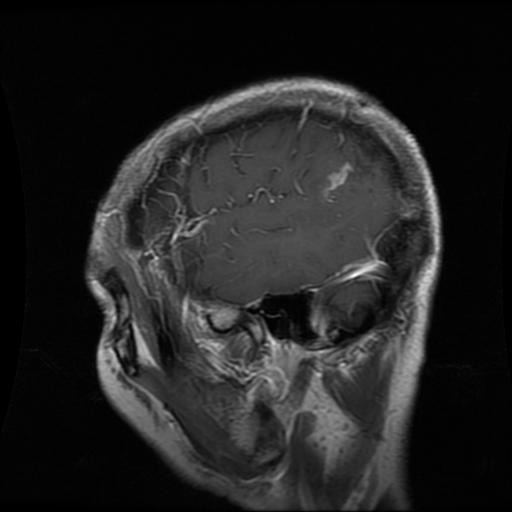
#> input picture data/Training/glioma_tumor/gg (117).jpg, 512 x 512 px; its folder holds 3 pictures in this run
$ python test_basic.py   (older library calls are emulated)
#> lines starting #> are read from the running program, lines starting #| are printed output that depends on the picture
### features_extraction.py
# Import libraries
import os
import pandas as pd
import numpy as np
from skimage import io
from skimage.io import imread
from skimage.transform import resize
from skimage.transform import resize
from skimage.feature import graycomatrix as greycomatrix, graycoprops as greycoprops
from scipy.stats import kurtosis, skew, entropy


# Get an image and returns first and second order features of the pixels array
def get_image_features(image_path):
    # Load the image and converts it into a 2-dimensional numpy array with the pixels values
    image = io.imread(image_path, as_gray = True) * 255
    # Resize image to 512 x 512
    image = resize(image, (512, 512))
    # Converts the float values of the 2-dimensional pixels array into uint8
    image = image.astype(np.uint8)

    # Calculate the mean, variance and standard deviation of the 2-dimensional pixels array with numpy functions
    mean = np.mean(image)
    variance = np.var(image)
    std = np.std(image)

    # Converts the 2-dimensional pixels array into 1-dimensional
    image_1da = image.flatten()

    # Calculate the skewness, kurtosis and entropy of the 1-dimensional array with scipy.stats functions
    skewness = skew(image_1da)
    kurtos = kurtosis(image_1da)
    entro = entropy(image_1da)

    # Calculate the grey-level-co-ocurrence matrix with skimage functions
    # The pixel pair distance offset used is 1
    # The pixel pair angles used are 0, pi/4, pi/2 and 3pi/4
    GLCM = greycomatrix(image, [1], [0, np.pi/4, np.pi/2, 3*np.pi/4])

    # Calculate texture properties of the grey-level-co-ocurrence matrix
    contrast = greycoprops(GLCM, 'contrast')[0, 0]
    dissimilarity = greycoprops(GLCM, 'dissimilarity')[0, 0]
    homogeneity = greycoprops(GLCM, 'homogeneity')[0, 0]
    asm = greycoprops(GLCM, 'ASM')[0, 0]
    energy = greycoprops(GLCM, 'energy')[0, 0]
    correlation = greycoprops(GLCM, 'correlation')[0, 0]

    # Returns all the features values of the image
    return mean, variance, std, skewness, kurtos, entro, contrast, dissimilarity, homogeneity, asm, energy, correlation


# Gets the categorical value and assign it to a numeric value between 0 and 3
# [9 lines left out: function label_class, not called in this run]


# Images directory
images_dir = './data/Training'

# Create a dataframe to store the values of the features of each image
df = pd.DataFrame(columns = ('image_name', 'mean', 'variance', 'std', 'skewness', 'kurtosis', 'entropy','contrast', 'dissimilarity', 'homogeneity', 'asm', 'energy', 'correlation', 'label_name'))

# A variable to iterate with
image_num = 1

# For loops to iterate between each image of the folders
for classes in os.listdir(images_dir):
    for images in os.listdir(images_dir + '/' + classes):
        # Image path
        inputfile = images_dir + '/' + classes + '/' + images

        # Call features_extraction function and save the features values in a variable
        features = get_image_features(inputfile)

        # Assign each feature value into its variable
        (mean, variance, std, skewness, kurtos, entro,contrast, dissimilarity, homogeneity, asm, energy, correlation) = features

        # Add each image feature value into the dataframe
        df.loc[image_num] = images, mean, variance, std, skewness, kurtos, entro, contrast, dissimilarity, homogeneity, asm, energy, correlation, classes

        image_num += 1

# [11 lines that do not run on import are left out]

### stacking_sklearn.py
# Import libraries
import pandas as pd
import numpy as np
from sklearn.datasets import make_classification
from sklearn.model_selection import cross_val_score
from sklearn.model_selection import RepeatedStratifiedKFold
from sklearn.neighbors import KNeighborsClassifier
from sklearn.tree import DecisionTreeClassifier
from sklearn.naive_bayes import GaussianNB
from sklearn.ensemble import StackingClassifier
from sklearn.model_selection import train_test_split

# Define used models to evaluate accuracy
def get_models():
    # Create dictionary
    models = dict()
    # Add desired models to dictionary
    models['KNN'] = KNeighborsClassifier(n_neighbors = 5)
    models['DT'] = DecisionTreeClassifier(max_depth = 7)
    models['NB'] = GaussianNB()
    models['Stacking'] = get_stacking()

    # Return the dictionary with the desired models to evaluate
    return models

# Get a stacking ensemble of models
def get_stacking():
    # Define the base models
    level0 = list()
    level0.append(('KNN', KNeighborsClassifier(n_neighbors = 5)))
    level0.append(('DT', DecisionTreeClassifier(max_depth = 7)))
    level0.append(('NB', GaussianNB()))
    # Define meta learner model
    level1 = KNeighborsClassifier(n_neighbors = 5)
    # Define the stacking ensemble
    model = StackingClassifier(estimators = level0, final_estimator = level1, cv = 4)

    return model

# Evaluate a given model using cross-validation
# [5 lines left out: function evaluate_model, not called in this run]

# [21 lines that do not run on import are left out]

### test_basic.py
#!/usr/bin/env python3
"""
Basic test suite for Brain Tumor Classification project.
Tests imports and basic functionality of all modules.
"""

import sys
import os
import pandas as pd
import numpy as np

def test_imports():
    """Test that all modules can be imported without errors."""
    try:
        import features_extraction
        print("✓ features_extraction imported successfully")
    except ImportError as e:
        print(f"✗ Failed to import features_extraction: {e}")
        return False

    try:
        import stacking_sklearn
        print("✓ stacking_sklearn imported successfully")
    except ImportError as e:
        print(f"✗ Failed to import stacking_sklearn: {e}")
        return False

    try:
        import stacking_from_scratch
        print("✓ stacking_from_scratch imported successfully")
    except ImportError as e:
        print(f"✗ Failed to import stacking_from_scratch: {e}")
        return False

    return True

def test_data_loading():
    """Test that the dataset can be loaded."""
    try:
        dataset_path = 'data/brain_tumor_dataset.csv'
        if not os.path.exists(dataset_path):
            print(f"✗ Dataset file not found: {dataset_path}")
            return False

        df = pd.read_csv(dataset_path, index_col=0)
        print(f"✓ Dataset loaded successfully: {df.shape[0]} rows, {df.shape[1]} columns")

        # Check for required columns
        expected_cols = ['image_name', 'label_name']  # These should be present
        for col in expected_cols:
            if col not in df.columns:
                print(f"✗ Missing expected column: {col}")
                return False

        return True
    except Exception as e:
        print(f"✗ Failed to load dataset: {e}")
        return False

def test_models_instantiation():
    """Test that models can be instantiated."""
    try:
        from stacking_sklearn import get_models
        models = get_models()
        print(f"✓ Models instantiated: {list(models.keys())}")
        return True
    except Exception as e:
        print(f"✗ Failed to instantiate models: {e}")
        return False

def run_tests():
    """Run all tests and report results."""
    print("Running basic tests for Brain Tumor Classification project...\n")

    tests = [
        ("Import Tests", test_imports),
        ("Data Loading", test_data_loading),
        ("Model Instantiation", test_models_instantiation),
    ]

    passed = 0
    total = len(tests)

    for test_name, test_func in tests:
        print(f"--- {test_name} ---")
        if test_func():
            passed += 1
        print()
#> this loop made 3 passes
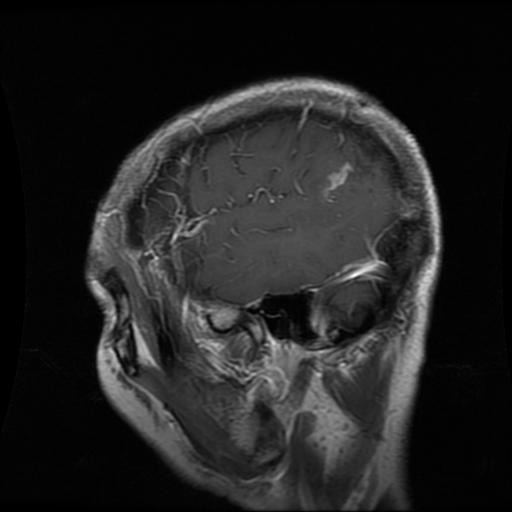
#> input picture data/Training/glioma_tumor/gg (117).jpg, 512 x 512 px
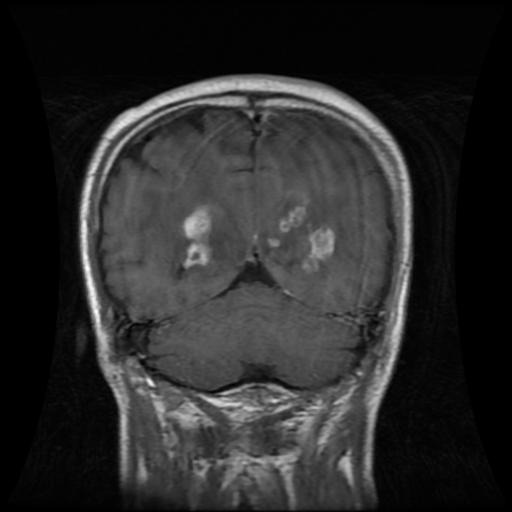
#> input picture data/Training/glioma_tumor/gg (136).jpg, 512 x 512 px
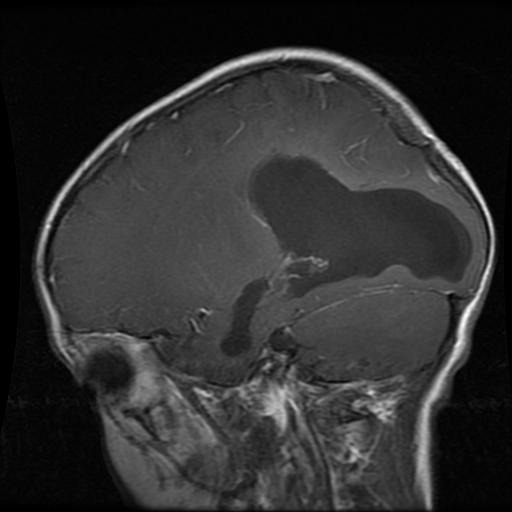
#> input picture data/Training/glioma_tumor/gg (148).jpg, 512 x 512 px
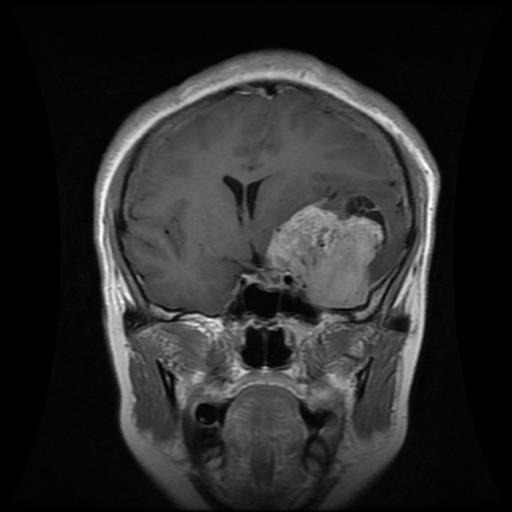
#> input picture data/Training/meningioma_tumor/m (13).jpg, 512 x 512 px

    print(f"Results: {passed}/{total} tests passed")

    if passed == total:
        print("🎉 All tests passed!")
        return 0
    else:
        print("❌ Some tests failed.")
        return 1

if __name__ == "__main__":
#> (the run stopped early here; a loop or call above may not have finished)
